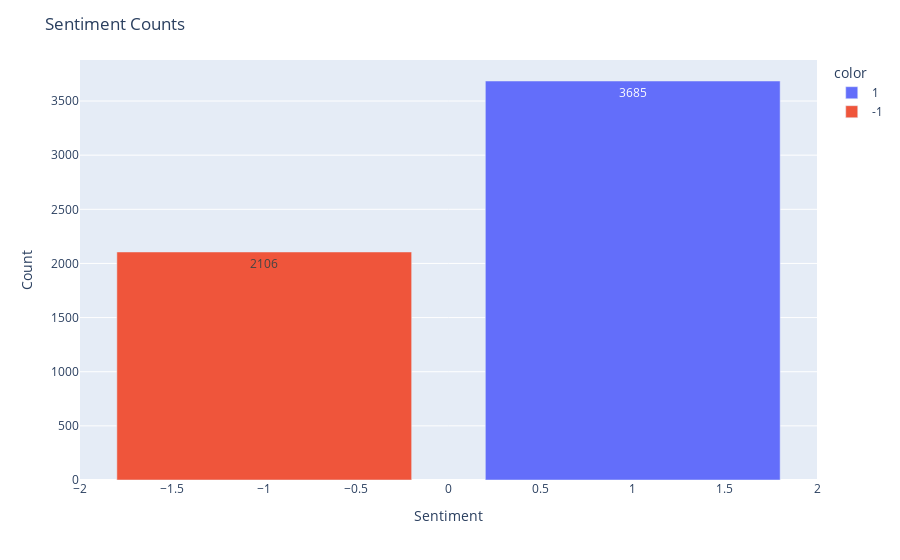

The notebook cell saved with this chart:
### Code cell
import plotly.graph_objects as go
from plotly.offline import iplot
import plotly.express as px
# 모든 Plotly Express 함수는 제공된 인수에 따라 
# 데이터 및 레이아웃이 미리 채워진 graph_objects.Figure 객체를 반환합니다.

fig = px.bar(df, x = df.Sentiment.unique(), # 1, -1을 기준으로 x축을 삼자
             y = df.Sentiment.value_counts(), # 1, -1가 count된 값을 y축으로 하자
             color = ['1', '-1'],
             text = df.Sentiment.value_counts())
fig.update_traces(hovertemplate="Sentiment:'%{x}' Counted: %{y}")
fig.update_layout(title={"text":"Sentiment Counts"},xaxis={"title":"Sentiment"},yaxis={"title":"Count"})
fig.show()

### Figure 1 — Plotly figure (JSON) as saved in the notebook; plotly's stock layout.template omitted (floating-point values rounded to 4 significant figures)
{"data": [{"alignmentgroup": "True", "hoverlabel": {"namelength": 0}, "hovertemplate": "Sentiment:'%{x}' Counted: %{y}", "legendgroup": "1", "marker": {"color": "#636efa"}, "name": "1", "offsetgroup": "1", "orientation": "v", "showlegend": true, "text": [3685], "textposition": "auto", "type": "bar", "x": [1], "xaxis": "x", "y": [3685], "yaxis": "y"}, {"alignmentgroup": "True", "hoverlabel": {"namelength": 0}, "hovertemplate": "Sentiment:'%{x}' Counted: %{y}", "legendgroup": "-1", "marker": {"color": "#EF553B"}, "name": "-1", "offsetgroup": "-1", "orientation": "v", "showlegend": true, "text": [2106], "textposition": "auto", "type": "bar", "x": [-1], "xaxis": "x", "y": [2106], "yaxis": "y"}], "layout": {"barmode": "relative", "legend": {"title": {"text": "color"}, "tracegroupgap": 0}, "margin": {"t": 60}, "title": {"text": "Sentiment Counts"}, "xaxis": {"anchor": "y", "domain": [0, 1], "title": {"text": "Sentiment"}}, "yaxis": {"anchor": "x", "domain": [0, 1], "title": {"text": "Count"}}}}
